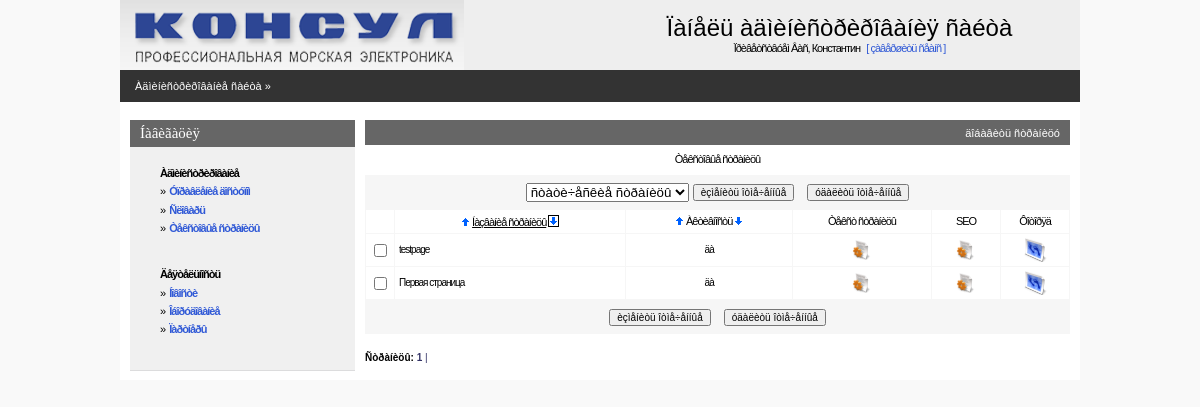
The app's page /admin/textpage.php (signed in), older data.
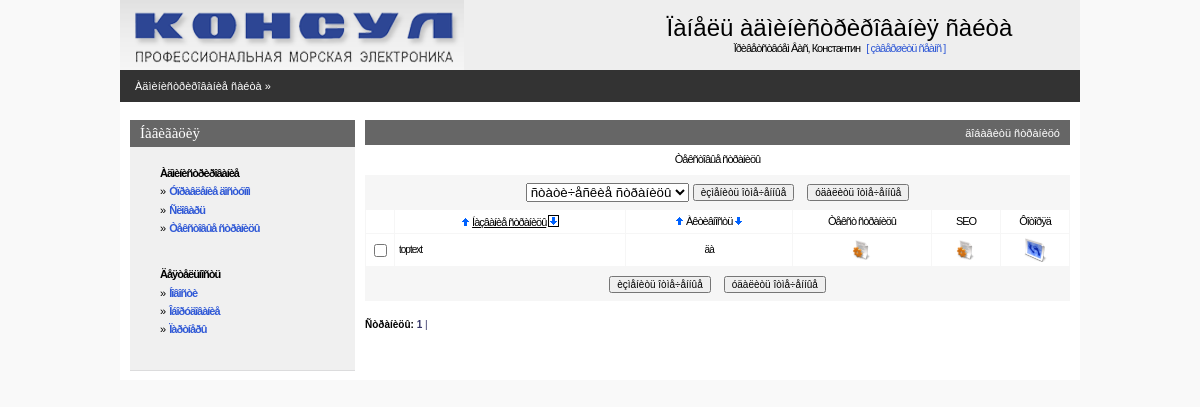
The same page, newer data.
### tables this page shows
CREATE TABLE IF NOT EXISTS `consul_page` (
  `page_code` int(11) NOT NULL AUTO_INCREMENT,
  `page_name` varchar(255) NOT NULL,
  `page_active` tinyint(1) NOT NULL DEFAULT '0',
  `page_url` varchar(255) DEFAULT NULL,
  `page_type` varchar(10) NOT NULL DEFAULT 'static',
  PRIMARY KEY (`page_code`)
);

### admin/inc/connect.php (called while the page is built, shortened)
<?php
    $PHP_SELF=$_SERVER['PHP_SELF'];
?>

### admin/inc/const.php (called while the page is built, shortened)
<?php
    $PREFFIX="consul";
?>

### admin/textpage.php (the view, shortened to what this page needs)
<?php
include("inc/settings.php");
$per_page=30;
if (!isset($curr_page)) $curr_page=0;
if(!($sortby)) $sortby='page_name'; else {$sortby=explode(" ",$sortby);$sortby=$sortby[0];}
if(!isset($sortdir)) {$sortdir="1";$realsortdir="ASC"; }
else
{
 if($sortdir==0) {$realsortdir="DESC";} else {$sortdir=1;$realsortdir="ASC";}
}
if (!isset($pagetype)) $pagetype="static";
$mainquery="select {$PREFFIX}_page.page_code, {$PREFFIX}_page.page_name, {$PREFFIX}_page.page_active
            from {$PREFFIX}_page where {$PREFFIX}_page.page_type like '$pagetype'
            order by $sortby $realsortdir";
?>
<? include ("inc/head.php"); ?>
<BODY>
<center>
<div class=mainbody>
<? include("inc/top.php");?>
<table Border=0 CellSpacing=0 CellPadding=0 width=100%>
  <tr><td class=pageline>
     <div class=wmiddletext><a href="main.php">Àäìèíèñòðèðîâàíèå ñàéòà</a> &#187;</div>
  </td></tr>
</table>
<table Border=0 CellSpacing=0 CellPadding=0 class=mainbody>
 <tr valign=top>
  <td width=10></td>
  <? include("inc/leftmenu.php"); ?>
  <td width=10></td>
  <td>
<?php
echo"<form name='data' action=$PHP_SELF method=POST>";
?>
<table class=grayhead Border=0 CellSpacing=0 CellPadding=0 >
 <tr class=normaltext>
  <td align=right class=wmiddletext><a class=submenu onclick="displayform(this,'äîáàâèòü ñòðàíèöó')">äîáàâèòü ñòðàíèöó</a></td>
 </tr>
</table>
<table Border=0 CellSpacing=0 class=pagebluetable CellPadding=0 >
 <tr><td class=lmenutext height=30 bgcolor=#ffffff align="center">Òåêñòîâûå ñòðàíèöû</td></tr>
</table>
<table Border=0 CellSpacing=0 class=pagebluetable CellPadding=0>
 <tr><td>
 <center>
 <table>
 <tr height=30 >
   <td> <select name="pagetype" onchange="submit()">
           <option value="static" <?php if ($pagetype=="static") echo "selected"; ?>> ñòàòè÷åñêèå ñòðàíèöû </option>
        </select>
   </td>
   <td><input type=button onClick=Send('U') value='èçìåíèòü îòìå÷åííûå' class=smalltext></td>
   <td width=5></td>
   <td><input type=button onClick=ConfirmSend('D') value='óäàëèòü îòìå÷åííûå'  class=smalltext></td>
 </tr>
 </table>
 </td></tr>
</table>
<center>
<table Border=0 CellSpacing=1 class=bluetable CellPadding=4 width=100%>
  <tr class=lmenutext align=center  height=20 bgcolor=#ffffff>
    <td width=20>&nbsp;</td>
    <td  align=center ><?=SortTitle("Íàçâàíèå ñòðàíèöû","page_name",$sortby,$sortdir);?></td>
    <td  align=center ><?=SortTitle("Àêòèâíîñòü","page_active",$sortby,$sortdir);?></td>
    <td width=130 align=center >Òåêñò ñòðàíèöû</td>
    <td width=60 align=center >SEO</td>
    <td width=60 align=center >Ôîòîðÿä</td>
<?php
$res=mysql_query ($mainquery) or die ("Íå ìîãó âûáðàòü ñòðàíèöû. Îøèáêà â çàïðîñå.");
  $num_rows=mysql_num_rows($res);
  if($num_rows)
  {
      $page_quant=ceil($num_rows / $per_page);
    $start_pos=$curr_page*$per_page;
    if ($start_pos+$per_page<$num_rows) $end_pos=$start_pos+$per_page;
       else $end_pos=$num_rows;
    for ($x=$start_pos; $x<$end_pos; $x++)
    {
    list($page_code,$page_name,$page_active)=mysql_fetch_array($res);
    $checkname=$page_code;
    if($page_active) {$page_active="äà";$bg="#FFFFFF";} else {$page_active="íåò";$bg="#EEEEEE";}
    echo"<tr class=edittabletext height=24 bgcolor=$bg>";
    echo"<TD width=20 align=center ><input type='checkbox' name=\"C#$checkname\" id=\"C#$checkname\"></TD>";
    echo"<TD align=left class=smalltext ondblclick='change_line(\"$checkname\",\"F#$checkname#page_name#string\");' id=\"F#$checkname#page_name#string\">".Show($page_name)."</TD>\n";
    echo"<TD class=smalltext align=center  ondblclick='change_yes_no(\"$checkname\",\"F#$checkname#page_active#int\");' id=\"F#$checkname#page_active#int\">".Show($page_active)."</TD>\n";
    echo"<td align=center ><a href='editstatic.php?page_code=$page_code&page_name=$page_name'><img height='20' width='20' src='graph/edit.gif' border=0 title='Òåêñò ñòðàíèöû'></a></td>";
    echo"<td align=center ><a href='editseo.php?page_code=$page_code&page_name=$page_name'><img height='20' width='20' src='graph/edit.gif' border=0 title=''></a></td>";
    echo"<td><center><a href=\"picture.php?back=statlist&icon=250&page_code=$page_code\"><img height='24' width='24' src='graph/photo.gif' border=0 alt='Ôîòîãàëåðåÿ ' title='Ôîòîãàëåðåÿ'></a></td>";
    echo"</TR>\n";
    }
  }
?>
</center>
<table Border=0 CellSpacing=0 class=pagebluetable CellPadding=0 width=95%>
 <tr><td>
 <center>
 <table>
 <tr height=30 >
   <td><input type=button onClick=Send('U') value='èçìåíèòü îòìå÷åííûå' class=smalltext></td>
   <td width=5></td>
   <td><input type=button onClick=ConfirmSend('D') value='óäàëèòü îòìå÷åííûå'  class=smalltext></td>
 </tr>
 </table>
 </td></tr>
</table>
<br>
<?php
echo"<div align=left class=smalltext><b>Ñòðàíèöû:</b>  ";
for ($i=1;$i<$page_quant+1;$i++)
 {
   $y=$i-1;
   if ($curr_page==$y) {$t1="<b>";$t2="</b>";} else {$t1="";$t2="";}
   echo"<a class=blue href=$PHP_SELF?curr_page=$y&sortby=$sortby&sortdir=$sortdir>$t1 $i $t2|</a>&nbsp";
 }
echo"</div>";
?>
    <td width=10></td>
</BODY>
</HTML>

Row changes from the older to the newer data that the page shows:
removed consul_page: page_name "testpage", page_active "äà"
changed consul_page "äà": page_name "Первая страница" → "toptext"
